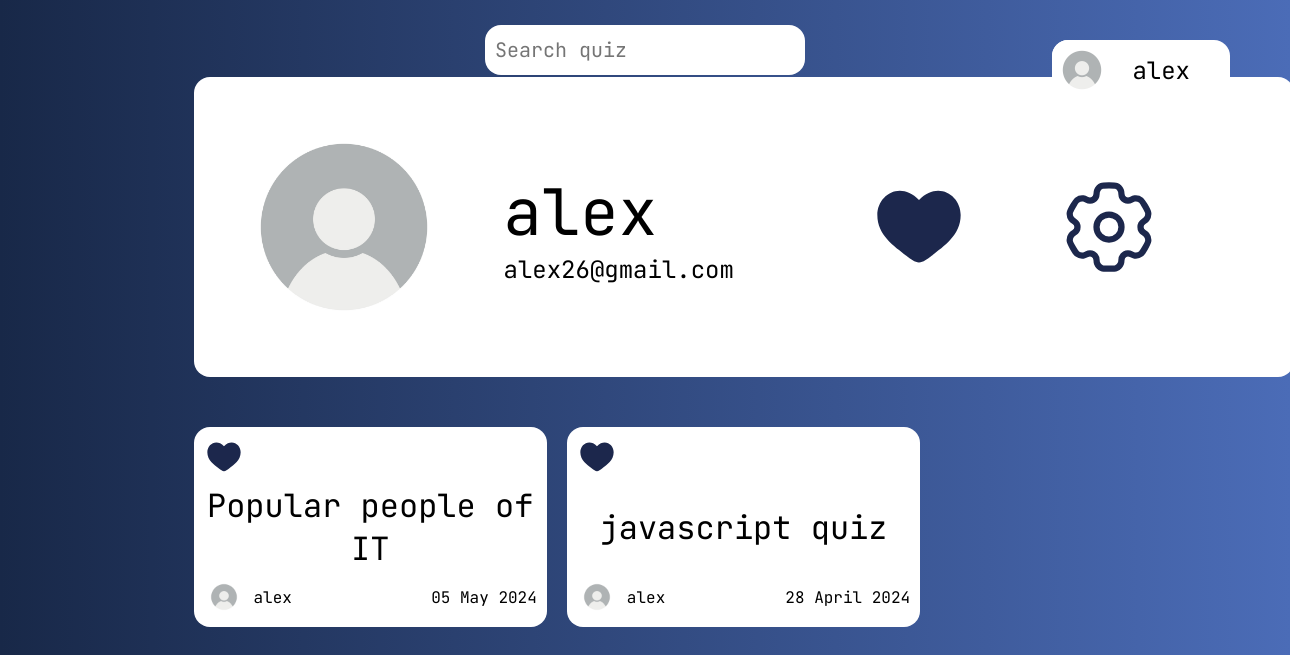
/user/1/liked/ (signed in), run on an earlier commit of the app's database.
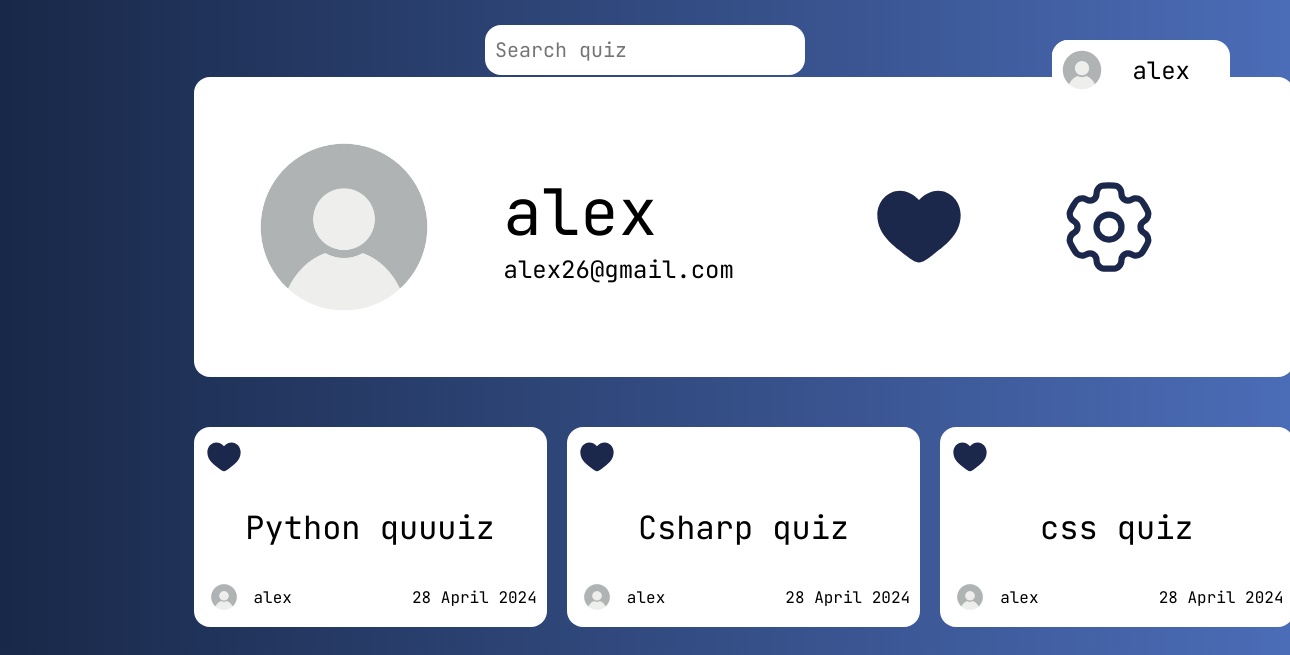
And on a later commit of the database.
### quiz_app/models.py (models this page shows)
class LikeQuiz(models.Model):
    user = models.ForeignKey(User, on_delete=models.CASCADE)
    quiz = models.ForeignKey(Quiz, on_delete=models.CASCADE)
    class Meta:
        verbose_name_plural = "like quizzes"

class Quiz(models.Model):
    DIFFICULTY_CHOICES = (
        ('Easy', 'Easy'),
        ('Moderately Easy', 'Moderately Easy'),
        ('Intermediate', 'Intermediate'),
        ('Moderately Hard', 'Moderately Hard'),
        ('Hard', 'Hard'),
    )
    id = models.AutoField(primary_key=True)
    title = models.CharField(max_length=100)
    description = models.TextField(default='description')
    author = models.ForeignKey(User, on_delete=models.CASCADE, default=1)
    difficulty = models.CharField(max_length=20, choices=DIFFICULTY_CHOICES, default='Easy')
    created_at = models.DateTimeField(default=date.today, editable=False)
    tags = models.ManyToManyField(Tag)
    is_public = models.BooleanField(default=True)
    class Meta:
        verbose_name_plural = "Quizzes"
    def __str__(self):
        return self.title

### quiz_app/views.py (the view)
# urls.py: path('user/<int:pk>/liked/', user_liked, name='user_liked'),
@login_required(login_url='login')
def user_liked(request, pk):
    user = User.objects.get(pk=pk)
    liked = LikeQuiz.objects.filter(user__id=pk).select_related('quiz')
    liked_quizzes = set(LikeQuiz.objects.filter(user__id=request.user.pk).values_list('quiz_id', flat=True))
    context = {'user': user, 'liked': liked, 'liked_quizzes': liked_quizzes}
    return render(request, 'quiz_app/user/liked.html', context)

### quiz_app/templates/quiz_app/user/liked.html (shortened to what this page needs)
{% extends 'quiz_app/base.html' %}
{% load static %}
{% block styles %}
    <link rel="stylesheet" href="{% static 'quiz_app/css/user.css' %}">
{% endblock %}
{% block content %}
    <div class="userblock">
        <div class="userblock-info">
            <div class="userblock-left">
                {% if user_avatar.avatar %}
                    <img class="user-avatar" src="{{ user_avatar.avatar.url }}" alt="">
                {% else %}
                    <img class="user-avatar" src="/media/site/user_avatar.jpg" alt="">
                {% endif %}
            </div>
            <div class="userblock-right">
                <a href="{% url 'user' pk=user.pk %}"><h2 class="username">{{user.username}}</h2></a>
                <h4 class="useremail">{{user.email}}</h4>
            </div>
            <div class="userblock-buttons">
                <a class="userblock-liked button" href="{% url 'user_liked' pk=user.pk %}">
                    <img class="userblock-img" src="/media/site/heart_full.svg" alt="">
                </a>
                {% if request.user.pk == user.pk %}
                    <div class="userblock-liked button" onclick="showOptionBlock()">
                        <img id="opetSettings" class="userblock-img" src="/media/site/settings.svg" alt="">
                    </div>
                {% endif %}
            </div>
        </div>
    </div>
    <div class="user-quizzes">
        {% for quiz in liked %}
            <div>
                <div class="quiz">
                    <div class="quiz-rating">
                        {% if quiz.quiz.id in liked_quizzes %}
                            <a onclick="dislikeQuiz({{ quiz.quiz.id }}, '{{ quiz.quiz }}')"><img src="/media/site/heart_full.svg" alt="heart"></a>
                        {% else %}
                            <a onclick="likeQuiz({{ quiz.quiz.id }}, '{{ quiz.quiz }}')"><img src="/media/site/heart_empty.svg" alt="heart"></a>
                        {% endif %}
                    </div>
                        <a href="{% url 'quiz_details' id=quiz.id %}" class="quiz-title">{{quiz.quiz.title}}</a>
                    <div class="quiz-info">
                        <div class="info-user">
                            {% if quiz.quiz.author.user_avatar.avatar %}
                                <img class="user-avatar" src="{{ user_avatar.avatar.url }}" alt="">
                            {% else %}
                                <img class="user-avatar" src="/media/site/user_avatar.jpg" alt="">
                            {% endif %}
                            <p>{{quiz.quiz.author}}</p>
                        </div>
                        <div class="date">{{quiz.quiz.created_at|date:"d F Y"}}</div>
                    </div>
                </div>
            </div>
        {% endfor %}
    </div>
{% endblock %}

### quiz_app/templates/quiz_app/base.html (shortened to what this page needs)
<!DOCTYPE html>
{% load static %}
<html lang="en">
<head>
    <link rel="stylesheet" href="{% static 'quiz_app/css/base.css' %}">
    {% block styles %}{% endblock %}
</head>
<body>
{% if request.user.is_authenticated %}
    <a href="{% url 'user' pk=request.user.pk %}" class="user">
        {% if request.user.userprofile.avatar %}
            <img src="{{request.user.userprofile.avatar.url}}" alt="" class="user-img">
        {% else %}
            <img src="/media/site/user_avatar.jpg" alt="" class="user-img">
        {% endif %}
        <p class="user-name">{{request.user.username}}</p>
    </a>
{% else %}
    <div class="user user-login">
        <a href="{% url 'login' %}">Login</a>
        <a href="{% url 'sign_up' %}">Sign up</a>
    </div>
{% endif %}
<div class="search-bar">
    <form class="search-bar-form" method="GET" action="{% url 'search' %}">
        <input class="form-input" type="text" placeholder="Search quiz" name="q">
    </form>
</div>
<div class="container">
    {% block content %}
    {% endblock %}
</div>
</body>
</html>

### quiz_app/static/quiz_app/css/base.css (style rules this page uses)
body { font-family: "JetBrains Mono", monospace; font-optical-sizing: auto; font-weight: 400; font-style: normal; background: #4b6cb7; background: -webkit-linear-gradient(to right, #182848, #4b6cb7); background: linear-gradient(to right, #182848, #4b6cb7); }
.container { margin: 0 auto; padding-top: 6%; padding-bottom: 4%; width: 70%; height: fit-content; min-height: 100dvh; }
.user { width: fit-content; height: 60px; background-color: #fff; border-radius: 16px; position: fixed; display: flex; align-items: center; top: 40px; right: 60px; }
.user-img { height: 60px; width: 60px; border-radius: 16px; }
.user-name { margin: 0 40px 0 20px; font-size: 24px; }
.search-bar { width: 320px; height: 50px; background-color: #fff; border-radius: 16px; position: fixed; right: 50%; transform: translate(50%, 50%); }
.search-bar-form, .form-input { width: 100%; height: 50px; }
.form-input { padding: 10px; font-size: 20px; }
.form-input::placeholder { font-size: 20px; }
.quiz { padding: 10px; max-width: 400px; width: 100%; height: 200px; background-color: #fff; border-radius: 16px; display: flex; flex-direction: column; justify-content: space-between; }
.quiz-title { text-align: center; font-size: 32px; }
.quiz-rating { display: flex; align-items: center; }
.quiz-rating img { width: 40px; height: 40px; }
.quiz-info { display: flex; justify-content: space-between; align-items: center; }
.info-user { display: flex; align-items: center; column-gap: 10px; }
.info-user img { width: 40px; height: 40px; border-radius: 16px; }

### quiz_app/static/quiz_app/css/user.css (style rules this page uses)
.userblock { display: flex; flex-direction: column; align-items: center; margin: 0 auto; width: 1100px; height: 300px; border-radius: 16px; background-color: #fff; gap:50px; margin-bottom: 50px; }
.userblock-info { padding: 20px; display: flex; gap: 30px; width: 100%; }
.userblock-right { display: flex; flex-direction: column; justify-content: center; }
.userblock-buttons { margin-left: 80px; display: flex; gap: 40px; align-items: center; }
.username { font-size: 64px; }
.useremail { font-size: 24px; }
.user-avatar { width: 260px; height: 260px; }
.button { display: flex; align-items: center; justify-content: center; width: 150px; height: 150px; border-radius: 16px; background-color: #fff; }
.userblock-img { width: 100px; height: 100px; }
.user-quizzes { margin: 0 auto; width: 1100px; display: grid; grid-template-columns: repeat(3, 1fr); gap: 20px; justify-content: center; }
.quiz { padding: 10px; max-width: 400px; width: 100%; height: 200px; background-color: #fff; border-radius: 16px; display: flex; flex-direction: column; justify-content: space-between; }
.quiz-title { text-align: center; font-size: 32px; }
.quiz-rating { display: flex; align-items: center; }
.quiz-rating img { width: 40px; height: 40px; }
.quiz-info { display: flex; justify-content: space-between; align-items: center; }

What changed in the data, as far as the page shows it:
removed LikeQuiz: quiz "Popular people of IT", quiz.author "alex", quiz.created_at "05 May 2024"
removed LikeQuiz: quiz "javascript quiz", quiz.author "alex", quiz.created_at "28 April 2024"
added LikeQuiz: quiz "Python quuuiz", quiz.author "alex", quiz.created_at "28 April 2024"
added LikeQuiz: quiz "Csharp quiz", quiz.author "alex", quiz.created_at "28 April 2024"
added LikeQuiz: quiz "css quiz", quiz.author "alex", quiz.created_at "28 April 2024"
